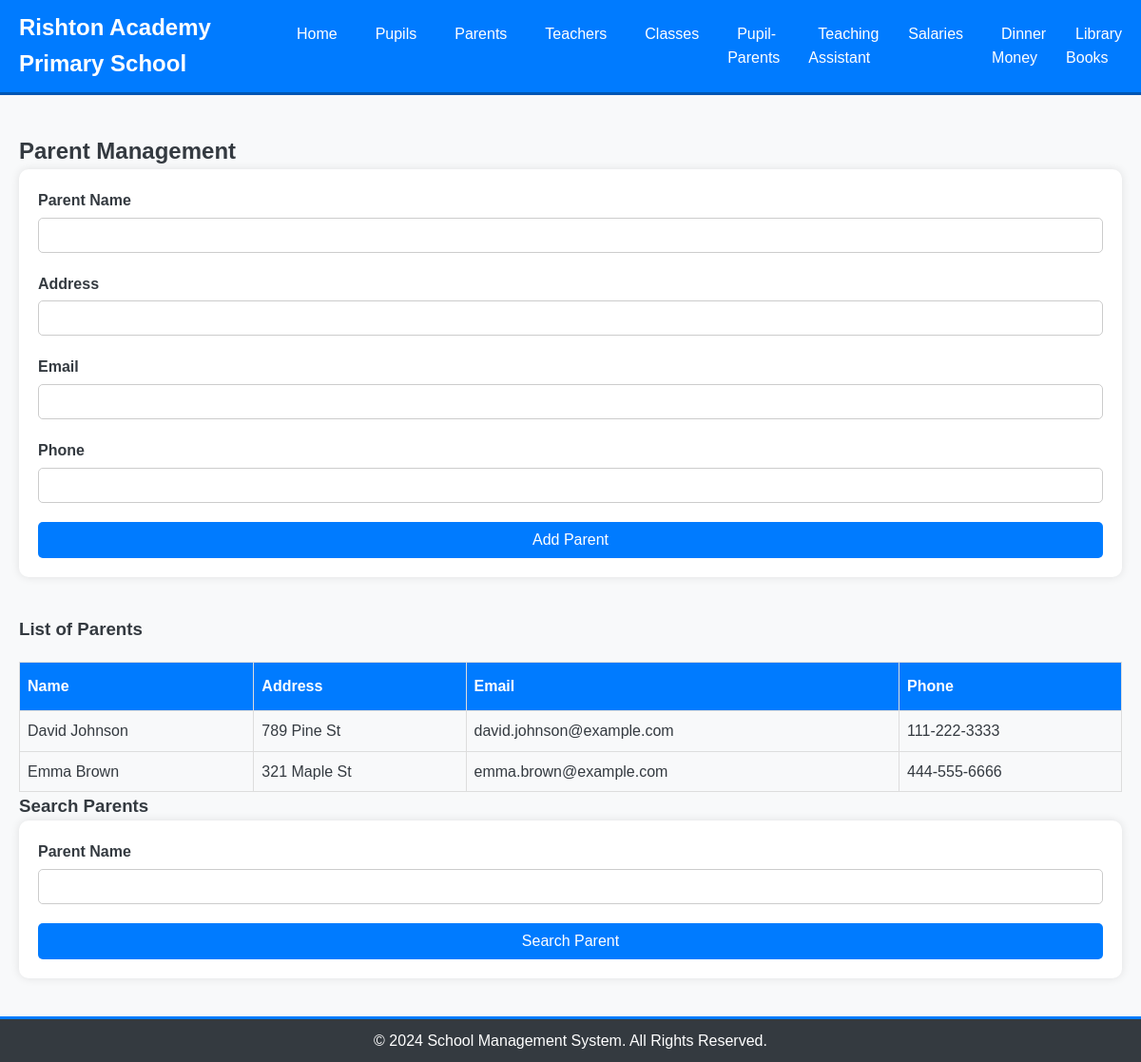
Screenshot of /parents.php with the database file from the repository.
### tables this page shows
CREATE TABLE `Parents` (
  `ParentID` int(11) NOT NULL,
  `Name` varchar(255) NOT NULL,
  `Address` varchar(255) NOT NULL,
  `Email` varchar(255) DEFAULT NULL,
  `Phone` varchar(255) DEFAULT NULL
);

### parents.php (the view, shortened to what this page needs)
<?php include 'templates/layout.php'; ?>
<?php include 'includes/db_connect.php'; ?>
<div class="container">
    <section class="parents-management">
        <h2>Parent Management</h2>
        <form method="post" action="parents.php" class="form-parent">
            <div class="form-group">
                <label for="name">Parent Name</label>
                <input type="text" id="name" name="name" required>
            </div>
            <div class="form-group">
                <label for="address">Address</label>
                <input type="text" id="address" name="address" required>
            </div>
            <div class="form-group">
                <label for="email">Email</label>
                <input type="email" id="email" name="email">
            </div>
            <div class="form-group">
                <label for="phone">Phone</label>
                <input type="text" id="phone" name="phone">
            </div>
            <button type="submit" name="add_parent" class="btn btn-primary">Add Parent</button>
        </form>
        <h3>List of Parents</h3>
        <table class="parents-table">
            <thead>
                <tr>
                    <th>Name</th>
                    <th>Address</th>
                    <th>Email</th>
                    <th>Phone</th>
                </tr>
            </thead>
            <tbody>
                <?php
                $result = $link->query("SELECT * FROM Parents");
                while($row = $result->fetch_assoc()) {
                    echo "<tr>
                            <td>" . $row['Name'] . "</td>
                            <td>" . $row['Address'] . "</td>
                            <td>" . $row['Email'] . "</td>
                            <td>" . $row['Phone'] . "</td>
                        </tr>";
                }
                ?>
            </tbody>
        </table>
        <h3>Search Parents</h3>
        <form method="get" action="parents.php" class="form-parent">
            <div class="form-group">
                <label for="search_name">Parent Name</label>
                <input type="text" id="search_name" name="search_name" required>
            </div>
            <button type="submit" name="search_parent" class="btn btn-primary">Search Parent</button>
        </form>
    </section>
</div>
<footer>
    <div class="container">
        <p>&copy; 2024 School Management System. All Rights Reserved.</p>
    </div>
</footer>
</body>
</html>

### css/styles.css (style rules this page uses)
* { margin: 0; padding: 0; box-sizing: border-box; font-family: Arial, sans-serif; }
body { background-color: #f8f9fa; color: #343a40; line-height: 1.6; }
.container { max-width: 1200px; margin: auto; padding: 0 20px; }
footer { background: #343a40; color: #fff; text-align: center; padding: 10px 0; border-top: 3px solid #007bff; }
footer p { margin: 0; }
.form-group { margin-bottom: 20px; }
.form-group label { margin-bottom: 5px; display: block; font-weight: bold; }
.form-group input, .form-group textarea, .form-group select { width: 100%; padding: 10px; border-radius: 5px; border: 1px solid #ccc; }
.btn { background: #007bff; color: #fff; padding: 10px 20px; text-decoration: none; border-radius: 5px; transition: background 0.3s; cursor: pointer; border: none; font-size: 1em; }
.form-parent { display: flex; flex-direction: column; margin-bottom: 40px; padding: 20px; background: #fff; border-radius: 10px; box-shadow: 0 0 10px rgba(0, 0, 0, 0.1); }
.parents-table { width: 100%; border-collapse: collapse; margin-top: 20px; }
.parents-table th, .parents-table td { border: 1px solid #ddd; padding: 8px; text-align: left; }
.parents-table th { background-color: #007bff; color: white; padding-top: 12px; padding-bottom: 12px; }
.form-group input, .form-group select { width: 100%; padding: 10px; border-radius: 5px; border: 1px solid #ccc; }

### rows the page displays
parents: Name "David Johnson", Address "789 Pine St", Email "david.johnson@example.com", Phone "111-222-3333"
parents: Name "Emma Brown", Address "321 Maple St", Email "emma.brown@example.com", Phone "444-555-6666"
